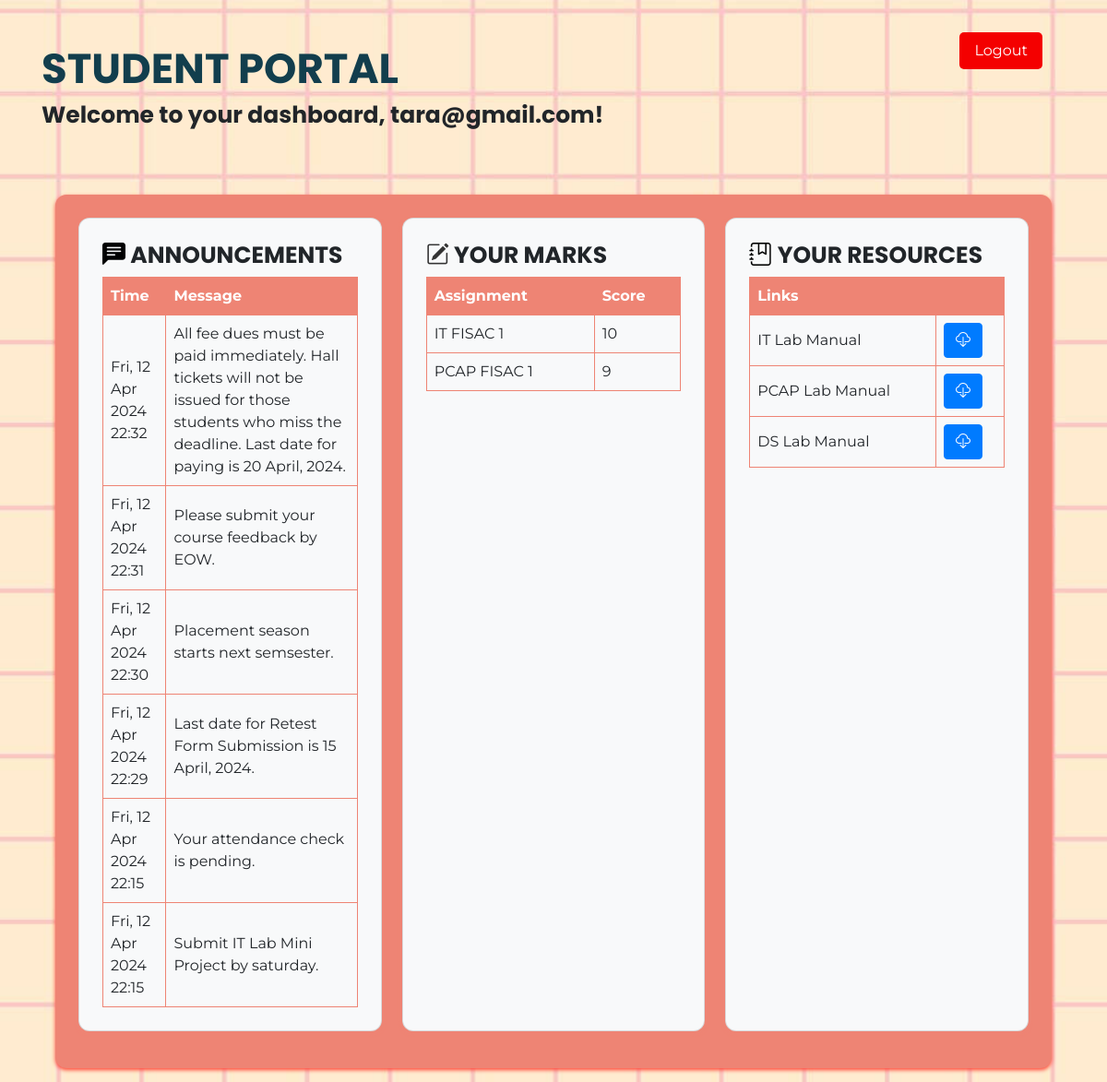
The page /home/ (signed in) on the database its author committed.
### myapp/models.py (models this page shows, shortened)
class Announcement(models.Model):
    message = models.TextField()
    created_at = models.DateTimeField(auto_now_add=True)
    for_all = models.BooleanField(default=True)
    specific_student = models.ForeignKey(
        User, on_delete=models.CASCADE, null=True, blank=True)  # Optional

class Mark(models.Model):
    student = models.ForeignKey(User, on_delete=models.CASCADE)
    assignment_title = models.CharField(max_length=255)
    score = models.IntegerField()

class Resource(models.Model):
    title = models.CharField(max_length=255)
    link = models.URLField()
    description = models.TextField(blank=True)

### myapp/views.py (the view)
# urls.py: path('home/', views.home_view, name='home'),
def home_view(request):
    resources = Resource.objects.all()
    marks = Mark.objects.filter(student=request.user)
    announcements = (Announcement.objects.filter(for_all=True) | Announcement.objects.filter(
        specific_student=request.user)).order_by('-created_at')
    context = {
        'user': request.user,
        'welcome_message': "STUDENT PORTAL",
        'resources': resources,
        'marks': marks,
        'announcements': announcements,
    }
    return render(request, 'home.html', context)

### templates/home.html (shortened to what this page needs)
<!DOCTYPE html>
<html lang="en">
<head>
    <link rel="stylesheet" href="https://stackpath.bootstrapcdn.com/bootstrap/4.5.2/css/bootstrap.min.css">
    <link rel="stylesheet" href="https://cdn.jsdelivr.net/npm/bootstrap-icons@1.9.1/font/bootstrap-icons.css">
</head>
<body style="background-image: url('../static/images/bg.jpeg'); background-size: cover; background-position: center;">
</body>
<div class="container">
    <br><br>
    <h1>{{ welcome_message }}</h1>
    <h3>Welcome to your dashboard, {{ user.username }}!</h3>
    <form action="{% url 'logout' %}" method="post">
        <button class="btn btn-outline-success my-2 my-sm-0" type="submit" style="background-color: #f40000; color: white;">Logout</button>
    </form>
    <br><br>
    <div class="dashboard">
        <div class="column card bg-light">
            <h3><i class="bi bi-chat-left-text-fill" style="color: black;"></i>
                ANNOUNCEMENTS</h3>
            <table>
                <thead>
                    <tr>
                        <th>Time</th>
                        <th>Message</th>
                    </tr>
                </thead>
                <tbody>
                    {% for announcement in announcements %}
                    <tr class="announcement" data-message="{{ announcement.message }}"
                        data-type="{% if announcement.for_all %}Broadcast{% else %}Private{% endif %}">
                        <td>{{ announcement.created_at|date:"D, d M Y H:i" }}</td>
                        <td>{{ announcement.message }}</td>
                    </tr>
                    {% empty %}
                    <tr>
                        <td colspan="2">Sorry! No announcements available.</td>
                    </tr>
                    {% endfor %}
                </tbody>
            </table>
        </div>
        <div class="column card bg-light">
            <h3><i class="bi bi-pencil-square" style="color: #333"></i> YOUR MARKS</h3>
            <table>
                <thead>
                    <tr>
                        <th>Assignment</th>
                        <th>Score</th>
                    </tr>
                </thead>
                <tbody>
                    {% for mark in marks %}
                    <tr>
                        <td>{{ mark.assignment_title }}</td>
                        <td>{{ mark.score }}</td>
                    </tr>
                    {% empty %}
                    <tr>
                        <td colspan="2">Sorry! No marks are available.</td>
                    </tr>
                    {% endfor %}
                </tbody>
            </table>
        </div>
        <div class="column card bg-light">
            <h3><i class="bi bi-journal-bookmark" style="color: black;"></i>
                YOUR RESOURCES</h3>
            <table>
                <thead>
                    <tr>
                        <th>Links</th>
                        <th></th>
                    </tr>
                </thead>
                <tbody>
                    {% for resource in resources %}
                    <tr>
                        <td>{{ resource.title }}</td>
                        <td>
                            <a href="{{ resource.link }}" class="btn btn-primary" download target="_blank">
                                <i class="bi bi-cloud-download" style="color: #fff;"></i>
                            </a>
                        </td>
                    </tr>
                    {% empty %}
                    <tr>
                        <td colspan="2">Sorry! No resources are available.</td>
                    </tr>
                    {% endfor %}
                </tbody>
            </table>
        </div>
    </div>
</div>
<br>
</body>
</html>

### templates/home.html (style rules this page uses)
body { font-family: 'Montserrat', sans-serif; margin: 0; padding: 0; display: flex; justify-content: center; background-color: #fff; background-image: url('../static/images/bg-mobile.jpg'); background-size: cover; background-position: center; }
@media (min-width: 768px) { body { background-image: url('../static/images/bg.jpg'); background-size: contain; background-repeat: no-repeat; } }
.dashboard { display: grid; grid-template-columns: repeat(3, 1fr); gap: 22px; max-width: 1300px; margin: 15px; padding: 25px; background-color: #ee8474; border-radius: 12px; box-shadow: 0 2px 4px #ff4133fa; }
.column { padding: 25px; border-radius: 12px; background-color: #ee8474; box-shadow: 0 2px 4px #ee8474; transition: transform 0.2s ease; }
h1 { color: #123e4d; font-family: 'Poppins',sans-serif; font-size: 45px; font-weight: bold; }
h3 { color: 'black'; font-family: 'Poppins',sans-serif; font-size: 25px; font-weight: bold; }
.card { margin-bottom: 15px; }
button[type="submit"] { background-color: #fd7e14; color: white; border: none; padding: 8px 16px; border-radius: 5px; cursor: pointer; position: absolute; top: 35px; right: 40px; }
.container { position: relative; }
table { border-collapse: collapse; width: 100%; }
th, td { border: 1px solid #ee8474; padding: 8px; text-align: left; }
th { color: #FFF; background-color: #ee8474; }

### rows shown on the page
Announcement: created_at "Fri, 12 Apr 2024 22:32", message "All fee dues must be paid immediately. Hall tickets will not be issued for those students who miss the deadline. Last date for paying is 20 April, 2024."
Announcement: created_at "Fri, 12 Apr 2024 22:31", message "Please submit your course feedback by EOW."
Announcement: created_at "Fri, 12 Apr 2024 22:30", message "Placement season starts next semsester."
Announcement: created_at "Fri, 12 Apr 2024 22:29", message "Last date for Retest Form Submission is 15 April, 2024."
Announcement: created_at "Fri, 12 Apr 2024 22:15", message "Your attendance check is pending."
Announcement: created_at "Fri, 12 Apr 2024 22:15", message "Submit IT Lab Mini Project by saturday."
Mark: assignment_title "IT FISAC 1", score "10"
Mark: assignment_title "PCAP FISAC 1", score "9"
Resource: title "IT Lab Manual"
Resource: title "PCAP Lab Manual"
Resource: title "DS Lab Manual"

### other values the page prints
{{ welcome_message }} "STUDENT PORTAL"
{{ user.username }} "tara@gmail.com"
